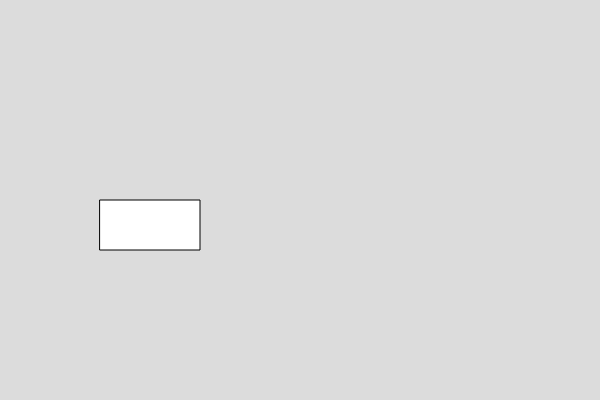
Frame 1 (no input)
Frame 60 (no input): identical to frame 1, image omitted
Frame 120 (the mouse pressed at the canvas centre since frame 60): identical to frame 1, image omitted

The p5.js sketch that drew this single still picture (run headless with seeded random() and noise() and a simulated clock; from frame 60 on, the mouse is pressed at the canvas centre):

// p5.js sketch
// ── sketch.js

var box1;

function setup() {
  createCanvas(600, 400);

  box1 = new Box();
  box1.setWidth(100);
  
}

function draw() {
  background(220);

  box1.show();
  

}


// ── box.js
class Box
  {
    constructor()
    {
      this.x =100;
      this.y = 200
      this.w = 50;
      this.h = 50;
    }
    
    show()
    {
      rect(this.x,this.y,this.w,this.h)
    }
    
    setWidth(width) {
      this.w = width;

    }

  }

  
